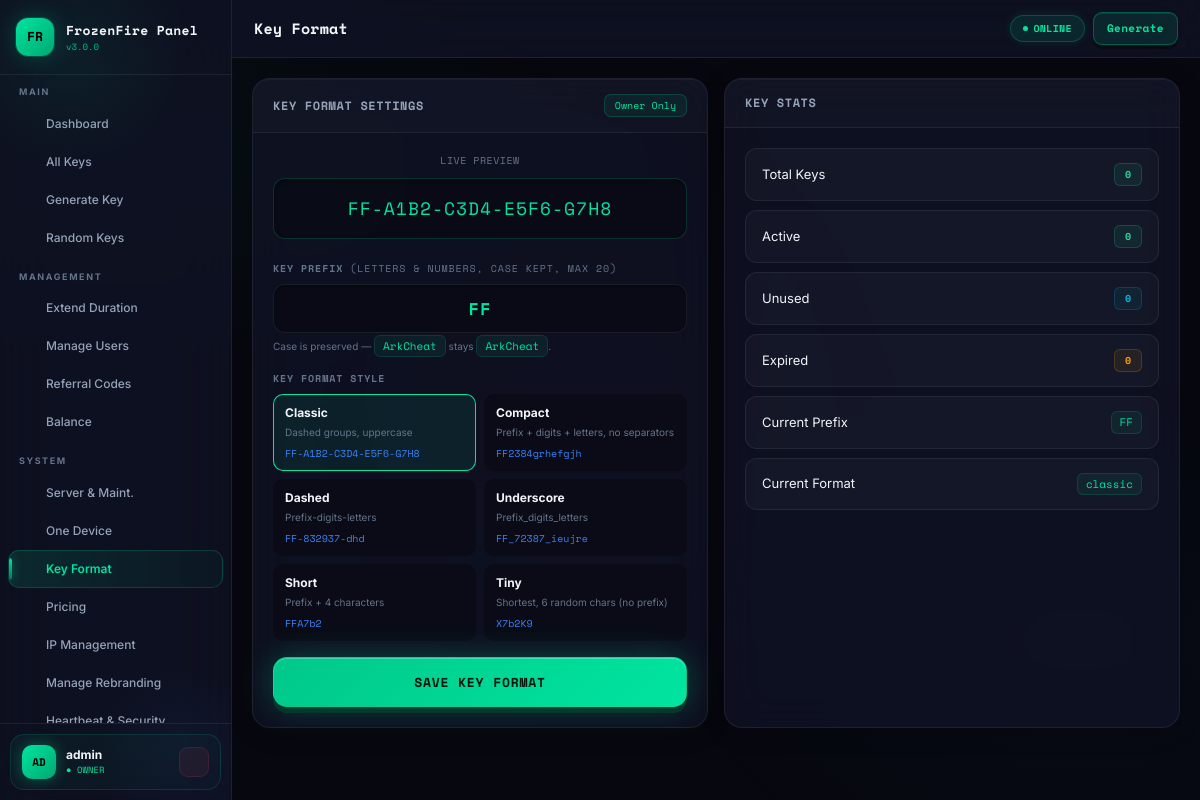
The page /keyformat.php (signed in) on the database its author committed.
### tables this page shows
CREATE TABLE IF NOT EXISTS `panel_settings` (
  `id`         int(11)      NOT NULL AUTO_INCREMENT,
  `skey`       varchar(100) NOT NULL,
  `svalue`     text         DEFAULT NULL,
  `updated_at` datetime     NOT NULL DEFAULT CURRENT_TIMESTAMP ON UPDATE CURRENT_TIMESTAMP,
  PRIMARY KEY (`id`),
  UNIQUE KEY `skey` (`skey`)
);

### app/Config/db.php (called while the page is built, shortened)
<?php
class DB {
    private static ?DB $inst = null;
    private PDO $pdo;
    private function __construct() {
        $dsn = 'mysql:host='.DB_HOST.';dbname='.DB_NAME.';charset='.DB_CHARSET;
        try {
            $this->pdo = new PDO($dsn, DB_USER, DB_PASS, [
                PDO::ATTR_ERRMODE            => PDO::ERRMODE_EXCEPTION,
                PDO::ATTR_DEFAULT_FETCH_MODE => PDO::FETCH_OBJ,
                PDO::ATTR_EMULATE_PREPARES   => false,
            ]);
        } catch (PDOException $e) {
            http_response_code(500);
            die(json_encode(['ok'=>false,'msg'=>'DB connection failed']));
        }
    }
    public static function i(): self {
        if (!self::$inst) self::$inst = new self();
        return self::$inst;
    }
    public function q(string $sql, array $p = []): PDOStatement {
        $s = $this->pdo->prepare($sql);
        $s->execute($p);
        return $s;
    }
    public function one(string $sql, array $p = []): ?object {
        return $this->q($sql,$p)->fetch() ?: null;
    }
}
function db(): DB { return DB::i(); }

### app/Helpers/security.php (called while the page is built, shortened)
<?php
require_once dirname(__DIR__).'/Config/db.php';
function getSetting(string $key, string $def=''): string {
    $r = db()->one("SELECT svalue FROM panel_settings WHERE skey=?",[$key]);
    return $r ? ($r->svalue ?? $def) : $def;
}
function keyFormatSample(string $prefix, string $format): string {
    switch ($format) {
        case 'compact':    return $prefix.'2384grhefgjh';
        case 'dash':       return $prefix.'-832937-dhd';
        case 'underscore': return $prefix.'_72387_ieujre';
        case 'short':      return $prefix.'A7b2';
        case 'tiny':       return 'X7b2K9';
        case 'classic':
        default:           return $prefix.'-A1B2-C3D4-E5F6-G7H8';
    }
}

### keyformat.php (the view, shortened to what this page needs)
<?php
require_once __DIR__.'/app/Config/db.php';
require_once __DIR__.'/app/Helpers/security.php';
$prefix = getSetting('key_prefix','HB');
$format = getSetting('key_format','classic');
$formatMeta = [
    'classic'    => ['Classic',    'Dashed groups, uppercase'],
    'compact'    => ['Compact',    'Prefix + digits + letters, no separators'],
    'dash'       => ['Dashed',     'Prefix-digits-letters'],
    'underscore' => ['Underscore', 'Prefix_digits_letters'],
    'short'      => ['Short',      'Prefix + 4 characters'],
    'tiny'       => ['Tiny',       'Shortest, 6 random chars (no prefix)'],
];
$pageTitle = 'Key Format';
$activeNav = 'keyformat';
require_once __DIR__.'/app/Views/Layout/header.php';
?>
<div class="g2">
  <div class="card">
    <div class="card-h"><span class="ct">Key Format Settings</span><span class="owner-only">Owner Only</span></div>
    <div class="card-b">
      <div style="text-align:center;margin-bottom:22px">
        <div style="font-size:10px;color:var(--muted);font-family:var(--mono);text-transform:uppercase;letter-spacing:.5px;margin-bottom:10px">Live Preview</div>
        <div class="kfmt" style="font-size:18px;letter-spacing:1px;word-break:break-all" id="previewFmt"><?= htmlspecialchars(keyFormatSample($prefix,$format)) ?></div>
      </div>
      <form method="POST">
        <div class="fg">
          <label class="fl">Key Prefix <span style="color:var(--muted);font-weight:400">(Letters &amp; numbers, case kept, max 20)</span></label>
          <input class="fi fi-mono" type="text" name="key_prefix" id="prefixInput"
            value="<?= htmlspecialchars($prefix) ?>"
            placeholder="e.g. ArkCheat, VIP, KEY"
            maxlength="20"
            oninput="updatePreview()"
            style="font-size:17px;letter-spacing:1px;text-align:center;font-weight:800;color:var(--acc)">
          <div class="fi-hint">Case is preserved — <code>ArkCheat</code> stays <code>ArkCheat</code>.</div>
        </div>
        <div class="fg">
          <label class="fl">Key Format Style</label>
          <div id="fmtGrid" style="display:grid;grid-template-columns:1fr 1fr;gap:8px">
            <?php foreach($formatMeta as $fk=>$fm): ?>
            <label class="fmt-opt<?= $format===$fk?' sel':'' ?>" data-fmt="<?= $fk ?>" onclick="selectFmt('<?= $fk ?>')"
              style="cursor:pointer;padding:10px 12px;border:1px solid var(--border);border-radius:10px;background:var(--bg2);transition:.15s;display:block">
              <div style="font-weight:700;font-size:12px;color:var(--text)"><?= htmlspecialchars($fm[0]) ?></div>
              <div style="font-size:10px;color:var(--muted);margin:3px 0 6px"><?= htmlspecialchars($fm[1]) ?></div>
              <div class="fmt-sample" style="font-family:var(--mono);font-size:10px;color:var(--acc2);word-break:break-all"><?= htmlspecialchars(keyFormatSample($prefix,$fk)) ?></div>
            </label>
            <?php endforeach; ?>
          </div>
        </div>
        <button type="submit" class="btn btn-acc btn-full">SAVE KEY FORMAT</button>
      </form>
    </div>
  </div>
  <div class="card">
    <div class="card-h"><span class="ct">Key Stats</span></div>
    <div class="card-b">
      <?php
      $total  = db()->one("SELECT COUNT(*) c FROM keys_code")->c??0;
      $active = db()->one("SELECT COUNT(*) c FROM keys_code WHERE status=1 AND (expired_date IS NULL OR expired_date>NOW())")->c??0;
      $unused = db()->one("SELECT COUNT(*) c FROM keys_code WHERE device_count=0 AND status=1")->c??0;
      $exp    = db()->one("SELECT COUNT(*) c FROM keys_code WHERE expired_date IS NOT NULL AND expired_date<NOW()")->c??0;
      ?>
      <div class="srow"><span>Total Keys</span><span class="bx b-active"><?= $total ?></span></div>
      <div class="srow"><span>Active</span><span class="bx b-active"><?= $active ?></span></div>
      <div class="srow"><span>Unused</span><span class="bx b-unused"><?= $unused ?></span></div>
      <div class="srow"><span>Expired</span><span class="bx b-exp"><?= $exp ?></span></div>
      <div class="srow"><span>Current Prefix</span><code><?= htmlspecialchars($prefix) ?></code></div>
      <div class="srow"><span>Current Format</span><code><?= htmlspecialchars($format) ?></code></div>
    </div>
  </div>
</div>
<?php require_once __DIR__.'/app/Views/Layout/footer.php'; ?>

### app/Views/Layout/header.php (shortened to what this page needs)
<?php
require_once dirname(dirname(__DIR__)).'/Config/db.php';
require_once dirname(dirname(__DIR__)).'/Helpers/security.php';
$panelName  = getSetting('panel_name','HB Panel');
$panelLogo  = getSetting('panel_logo','');
$maintMode  = getSetting('maintenance_mode','0') === '1';
$pageTitle  = $pageTitle ?? 'Dashboard';
$activeNav  = $activeNav ?? '';
$ulevel     = (int)($_SESSION['ulevel'] ?? 3);
$uname      = $_SESSION['uname'] ?? 'User';
$levelNames = [1=>'Owner',2=>'Admin',3=>'Reseller'];
$levelLabel = $levelNames[$ulevel] ?? 'User';
function ico($name) {
    return $icons[$name] ?? '';
}
$navItems = [
  'dashboard' => ['ico'=>ico('dashboard'),'label'=>'Dashboard',       'href'=>'/dashboard.php', 'min'=>3],
  'allkeys'   => ['ico'=>ico('keys'),     'label'=>'All Keys',         'href'=>'/keys.php',      'min'=>3],
  'generate'  => ['ico'=>ico('generate'), 'label'=>'Generate Key',     'href'=>'/generate.php',  'min'=>3],
  'genrandom' => ['ico'=>ico('random'),   'label'=>'Random Keys',      'href'=>'/genrandom.php', 'min'=>3],
  'extend'    => ['ico'=>ico('extend'),   'label'=>'Extend Duration',  'href'=>'/extend.php',    'min'=>2],
  'users'     => ['ico'=>ico('users'),    'label'=>'Manage Users',     'href'=>'/users.php',     'min'=>2],
  'referral'  => ['ico'=>ico('referral'), 'label'=>'Referral Codes',   'href'=>'/referral.php',  'min'=>2],
  'balance'   => ['ico'=>ico('balance'),  'label'=>'Balance',          'href'=>'/balance.php',   'min'=>2],
  'panelset'  => ['ico'=>ico('server'),   'label'=>'Server & Maint.',  'href'=>'/panelset.php',  'min'=>1],
  'onedevice' => ['ico'=>ico('onedevice'),'label'=>'One Device',       'href'=>'/onedevice.php', 'min'=>1],
  'keyformat' => ['ico'=>ico('keyformat'),'label'=>'Key Format',       'href'=>'/keyformat.php', 'min'=>1],
  'pricing'   => ['ico'=>ico('pricing'),  'label'=>'Pricing',          'href'=>'/pricing.php',   'min'=>1],
  'iplimit'   => ['ico'=>ico('iplimit'),  'label'=>'IP Management',    'href'=>'/iplimit.php',   'min'=>1],
  'rebranding' => ['ico'=>ico('lib'),      'label'=>'Manage Rebranding','href'=>'/manage_rebranding.php', 'min'=>1],
  'heartbeat'  => ['ico'=>ico('heartbeat'),'label'=>'Heartbeat & Security','href'=>'/heartbeat.php', 'min'=>1],
  'kicks'      => ['ico'=>ico('zap'),      'label'=>'Heartbeat Kicks',      'href'=>'/heartbeatkicks.php','min'=>1],
  'pkg_manager'=> ['ico'=>ico('keys'),      'label'=>'Package Manager',      'href'=>'/pkg_manager.php','min'=>1],
  'panelalert'  => ['ico'=>ico('telegram'), 'label'=>'Panel Alert',      'href'=>'/panelalert.php', 'min'=>1],
  'panelupdate' => ['ico'=>ico('update'),   'label'=>'Panel Update',     'href'=>'/panelupdate.php','min'=>1],
  'settings'  => ['ico'=>ico('settings'), 'label'=>'Settings',         'href'=>'/settings.php',  'min'=>1],
  'logs'      => ['ico'=>ico('logs'),     'label'=>'Activity Logs',    'href'=>'/logs.php',      'min'=>1],
];
?>
<!DOCTYPE html>
<html lang="en">
<head>
<link rel="stylesheet" href="/assets/css/panel.css?v=10">
</head>
<body>
<div class="app">
<nav class="sidebar" id="sidebar">
  <div class="sb-logo">
    <div class="logo-box <?= $panelLogo?'':'logo-box-default' ?>">
      <?php if($panelLogo): ?>
        <img src="<?= htmlspecialchars($panelLogo) ?>" alt="Logo" style="width:100%;height:100%;object-fit:cover;border-radius:10px">
      <?php else: ?>
        <?= strtoupper(substr($panelName,0,2)) ?>
      <?php endif; ?>
    </div>
    <div>
      <div class="logo-name"><?= htmlspecialchars($panelName) ?></div>
      <div class="logo-ver">v<?= getSetting('panel_version','3.0.0') ?></div>
    </div>
  </div>
  <div class="sb-nav">
    <div class="sb-sec">
      <span class="sb-lbl">Main</span>
      <?php foreach(['dashboard','allkeys','generate','genrandom'] as $k):
        $item=$navItems[$k]; if($ulevel>$item['min']) continue; ?>
      <a href="<?=$item['href']?>" class="ni <?=$activeNav===$k?'on':''?>">
        <span class="ni-ico"><?=$item['ico']?></span><?=$item['label']?>
      </a>
      <?php endforeach; ?>
    </div>
    <?php if($ulevel<=2): ?>
    <div class="sb-sec">
      <span class="sb-lbl">Management</span>
      <?php foreach(['extend','users','referral','balance'] as $k):
        $item=$navItems[$k]; if($ulevel>$item['min']) continue; ?>
      <a href="<?=$item['href']?>" class="ni <?=$activeNav===$k?'on':''?>">
        <span class="ni-ico"><?=$item['ico']?></span><?=$item['label']?>
      </a>
      <?php endforeach; ?>
    </div>
    <?php endif; ?>
    <?php if($ulevel===1): ?>
    <div class="sb-sec">
      <span class="sb-lbl">System</span>
      <?php foreach(['panelset','onedevice','keyformat','pricing','iplimit','rebranding','heartbeat','kicks','pkg_manager','panelalert','panelupdate','settings','logs'] as $k):
        $item=$navItems[$k]; ?>
      <a href="<?=$item['href']?>" class="ni <?=$activeNav===$k?'on':''?>">
        <span class="ni-ico"><?=$item['ico']?></span><?=$item['label']?>
      </a>
      <?php endforeach; ?>
    </div>
    <?php endif; ?>
  </div>
  <div class="sb-foot">
    <div class="uc">
      <div class="ua ua-<?=strtolower($levelLabel)?>"><?=strtoupper(substr($uname,0,2))?></div>
      <div style="flex:1;min-width:0">
        <div class="un"><?=htmlspecialchars($uname)?></div>
        <div class="ur ur-<?=strtolower($levelLabel)?>">● <?=strtoupper($levelLabel)?></div>
      </div>
      <a href="/logout.php" class="lout" title="Logout"><?=ico('logout')?></a>
    </div>
  </div>
</nav>
<div class="main">
  <div class="topbar">
    <div style="display:flex;align-items:center;gap:12px">
      <a href="/dashboard.php" style="text-decoration:none"><div class="pg-title" style="color:var(--text)"><?=htmlspecialchars($pageTitle)?></div></a>
    </div>
    <div class="topbar-r">
      <?php if($maintMode): ?>
        <span class="pill p-warn"><span class="dot"></span>MAINTENANCE</span>
      <?php else: ?>
        <span class="pill p-on"><span class="dot"></span>ONLINE</span>
      <?php endif; ?>
      <a href="/generate.php" class="btn btn-acc btn-sm"><?=ico('generate')?> Generate</a>
    </div>
  </div>
  <div class="content">

### keyformat.php (style rules this page uses)
.fmt-opt.sel { border-color:var(--acc)!important;background:rgba(0,229,160,.08)!important;box-shadow:0 0 0 1px var(--acc) inset }

### rows shown on the page
panel_settings: svalue "FR", svalue "FrozenFire Panel"
panel_settings: svalue "3.0.0"
panel_settings: key_prefix "FF", svalue "FF-A1B2-C3D4-E5F6-G7H8", svalue "FF2384grhefgjh", svalue "FF-832937-dhd", svalue "FF_72387_ieujre", svalue "FFA7b2", svalue "X7b2K9", svalue "FF"

### other values the page prints
$item['label'] "Dashboard"
$item['label'] "All Keys"
$item['label'] "Generate Key"
$item['label'] "Random Keys"
$item['label'] "Extend Duration"
$item['label'] "Manage Users"
$item['label'] "Referral Codes"
$item['label'] "Balance"
$item['label'] "Server & Maint."
$item['label'] "One Device"
$item['label'] "Key Format"
$item['label'] "Pricing"
$item['label'] "IP Management"
$item['label'] "Manage Rebranding"
substr($uname,0,2) "AD"
